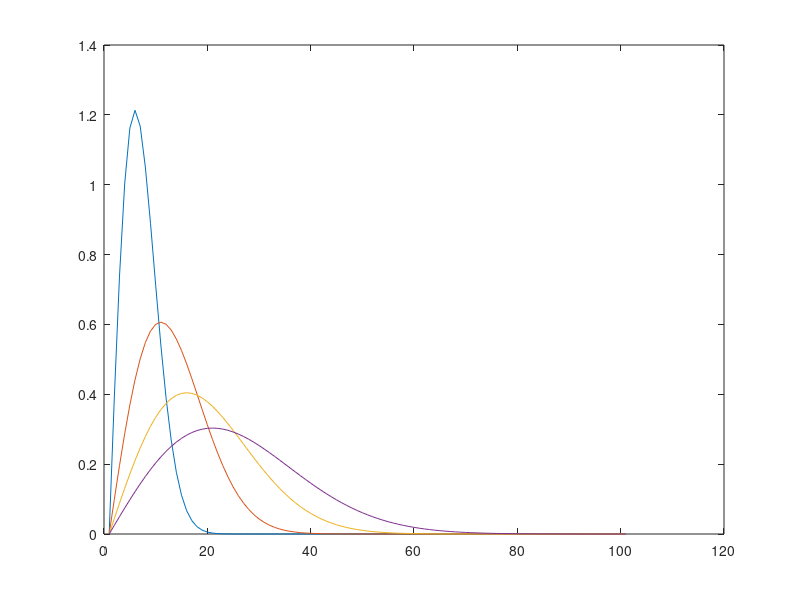

MATLAB code for this plot:
clc
clear all
for sig=.5:.5:2
i=1;
for x=0:.1:10
u(i)=(x*exp((-x^2)/(2*sig^2)))/sig^2;
i=i+1;
end
plot(u);
hold on

end
